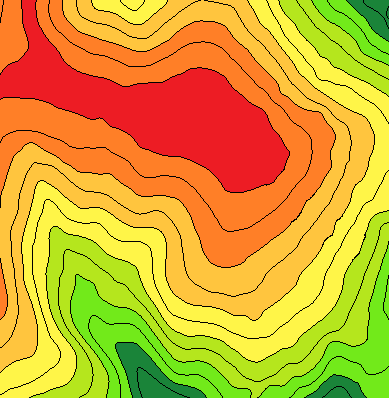
#> input picture maps/map1.png, 389 x 398 px
$ python pathfinding_on_map.py
#> lines starting #> are read from the running program, lines starting #| are printed output that depends on the picture
from math import sqrt

from PIL import Image, ImageDraw


class Vertex:
    id = 0

    def __init__(self, x, y):
        self.x = x
        self.y = y
        self.id = id
        self.darknessLevel = Vertex.find_darkness_level(self)

        Vertex.id += 1

    @staticmethod
    def find_darkness_level(v):
        return greyscaleImage.getpixel((v.x, v.y))

    def get_darkness_level(self):
        return self.darknessLevel

    def get_pos(self):
        return (self.x, self.y)


NUM_OF_VERICES = 1000
SIZE = int(sqrt(NUM_OF_VERICES))

image = Image.open("maps/map1.png")
#> image is the input picture: PIL image 389x398 RGBA; mean R, G, B, A 212.7, 166.5, 45.3, 255
imageWidth, imageHeight = image.size
#> imageWidth = 389; imageHeight = 398
imageSize = max(imageWidth, imageHeight)
#> imageSize = 398
image = image.resize((imageSize, imageSize))
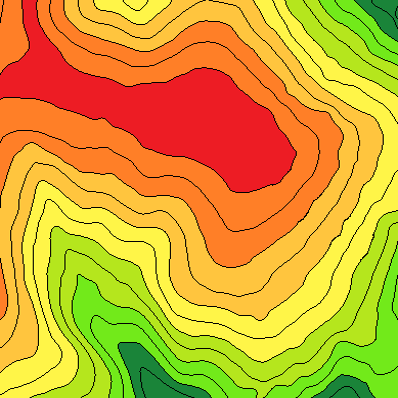
#> image: PIL image 398x398 RGBA; mean R, G, B, A 212.3, 166.5, 45.3, 255

greyscaleImage = image.convert("L")
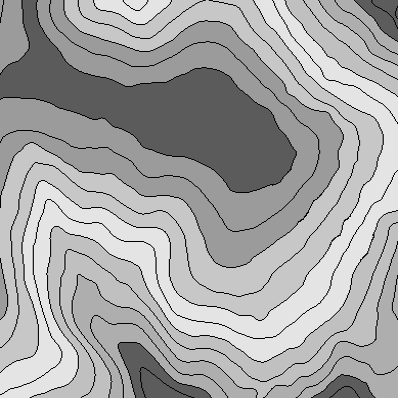
#> greyscaleImage: PIL image 398x398 L; min 0, max 235, mean 166.2
drawOnImage = ImageDraw.Draw(image)

# greyscaleImage.show()

vertexes = []
spacing = imageSize / SIZE
#> spacing = 12.84
for i in range(SIZE):
    for j in range(SIZE):
        x = spacing * j + spacing / 2
        y = spacing * i + spacing / 2
        vertexes.append(Vertex(x, y))
        drawOnImage.point((x, y), fill="red")
#> this loop made 31 passes
image.show()
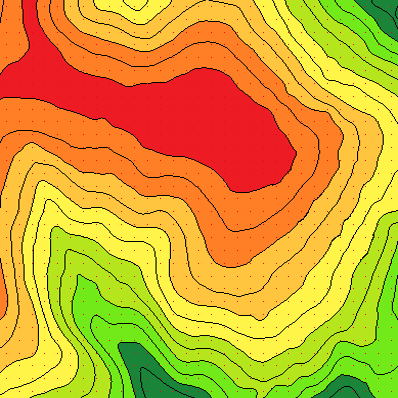
#> shown: PIL image 398x398 RGBA; mean R, G, B, A 212.5, 165.5, 45.1, 255
